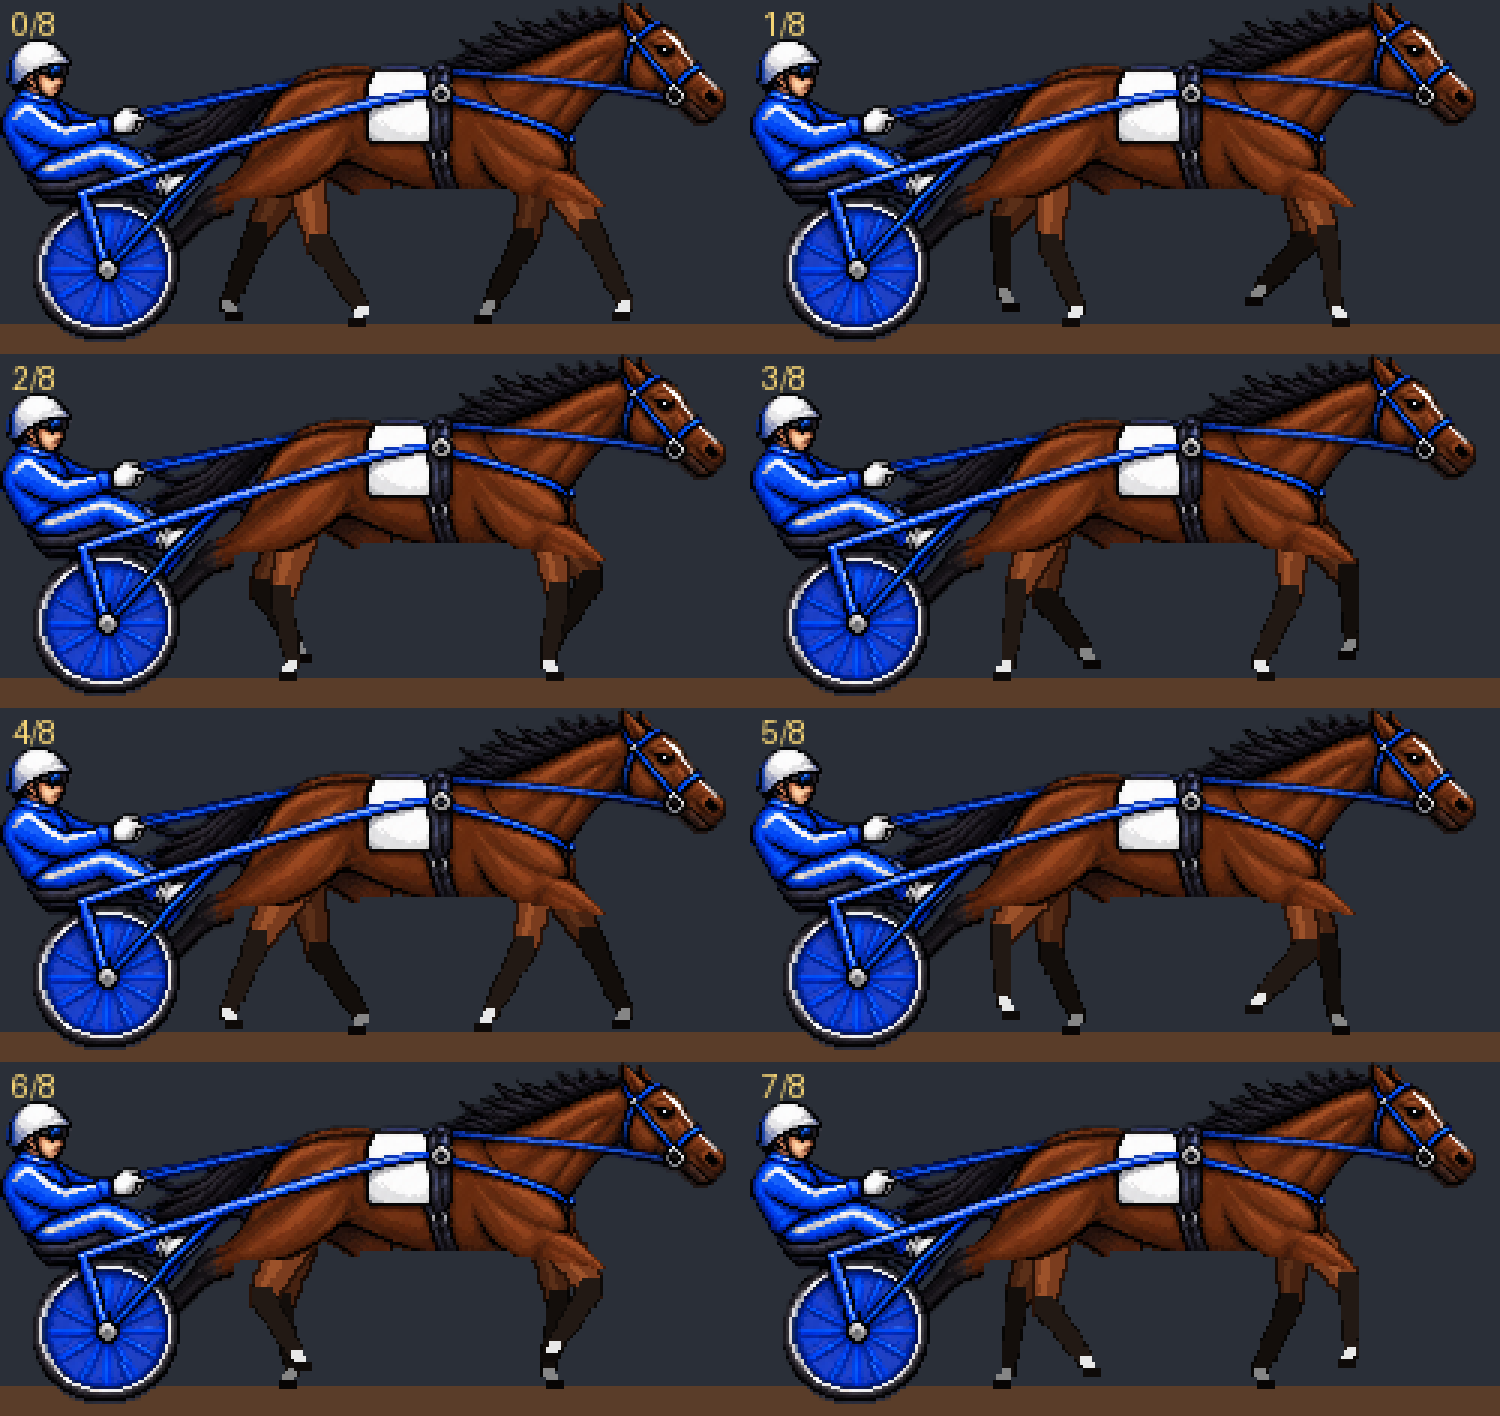

Write Python code to recreate this figure.
"""Preview the code-drawn legs without a browser: the same gait maths as replay_pixel.html,
drawn onto the leg-free body at 8 points in the stride, enlarged.  python mockups/pixel/legs_preview.py"""
import math, os
from PIL import Image, ImageDraw

HERE = os.path.dirname(os.path.abspath(__file__))
GROUND_Y, DUTY = 108, .45
LEG = {"fore": dict(hip=(181, 52), up=28, low=28, reach=23, lift=9, bend=1, lead=.03, w=(10, 6, 4)),
       "hind": dict(hip=(101, 52), up=29, low=28, reach=21, lift=6, bend=-1, lead=0, w=(12, 6, 4))}


def foot(L, p):
    hx = L["hip"][0]; cx = hx + 3 * L["bend"]
    if p < DUTY:
        return cx + L["reach"] - 2 * L["reach"] * (p / DUTY), GROUND_Y
    q = (p - DUTY) / (1 - DUTY); e = (1 - math.cos(math.pi * q)) / 2
    return cx - L["reach"] + 2 * L["reach"] * e, GROUND_Y - L["lift"] * math.sin(math.pi * q)


def knee(L, f):
    hx, hy = L["hip"]; dx, dy = f[0] - hx, f[1] - hy
    d = min(math.hypot(dx, dy), L["up"] + L["low"] - .5)
    a = math.acos(max(-1, min(1, (L["up"] ** 2 + d * d - L["low"] ** 2) / (2 * L["up"] * d))))
    t = math.atan2(dy, dx) - a * L["bend"]
    return hx + L["up"] * math.cos(t), hy + L["up"] * math.sin(t)


def seg(d, a, b, w0, col, w1=None):
    w1 = w0 if w1 is None else w1
    n = max(1, math.ceil(math.hypot(b[0] - a[0], b[1] - a[1])))
    for i in range(n + 1):
        t = i / n; wd = round(w0 + (w1 - w0) * t)
        x = a[0] + (b[0] - a[0]) * t; y = a[1] + (b[1] - a[1]) * t
        x0, y0 = round(x - wd / 2), round(y - wd / 2)
        d.rectangle([x0, y0, x0 + wd - 1, y0 + wd - 1], fill=col)


def leg(d, kind, p, far):
    L = LEG[kind]; f = foot(L, ((p - L["lead"]) % 1 + 1) % 1); k = knee(L, f); m = .58 if far else 1
    t = lambda r, g, b: (int(r * m), int(g * m), int(b * m))
    w0, w1, w2 = L["w"]; fet = (f[0] - 2 * L["bend"] * (-1 if f[1] < GROUND_Y - 1 else 1), f[1] - 5)
    seg(d, L["hip"], k, w0 + 2, t(40, 18, 8), w1 + 2); seg(d, k, fet, w1 + 1, t(12, 9, 7), w2 + 1)
    seg(d, L["hip"], k, w0, t(122, 60, 30), w1); seg(d, (L["hip"][0] - 1, L["hip"][1]), (k[0] - 1, k[1]), max(2, w0 // 3), t(156, 82, 42), 2)
    seg(d, k, fet, w1, t(34, 25, 20), w2); seg(d, fet, (f[0], f[1] - 2), 3, t(232, 232, 232))
    d.rectangle([round(f[0] - 3), round(f[1] - 2), round(f[0] + 2), round(f[1])], fill=t(14, 10, 8))


body = Image.open(os.path.join(HERE, "race_body.png")).convert("RGBA")
S, cells = 3, []
for k in range(8):
    p = k / 8
    im = Image.new("RGBA", (250, 118), (42, 47, 56, 255)); d = ImageDraw.Draw(im)
    d.rectangle([0, 108, 250, 118], fill=(90, 61, 41, 255))
    leg(d, "hind", (p + .5) % 1, True); leg(d, "fore", (p + .5) % 1, True)
    leg(d, "hind", p, False); leg(d, "fore", p, False)
    im.alpha_composite(body); d = ImageDraw.Draw(im)
    d.text((4, 2), f"{k}/8", fill=(255, 220, 120))
    cells.append(im.resize((250 * S, 118 * S), Image.NEAREST))
out = Image.new("RGB", (250 * S * 2, 118 * S * 4))
for k, c in enumerate(cells): out.paste(c, ((k % 2) * 250 * S, (k // 2) * 118 * S))
out.save(os.path.join(HERE, "legs_preview.png")); print("wrote legs_preview.png")
